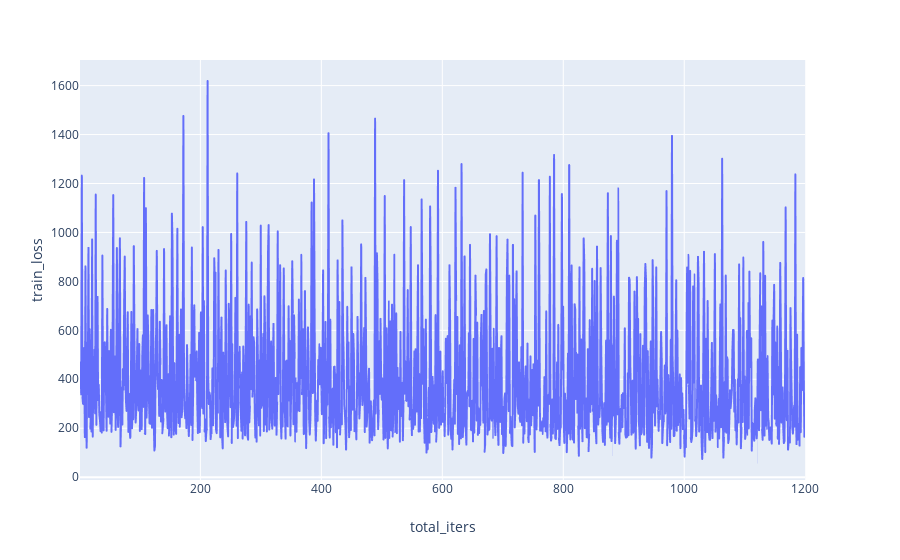

Notebook code cell kept with this figure:
### Code cell
fig = px.line(trainer.step_info, x='total_iters', y='train_loss')
fig.show()

### Figure 1 — Plotly figure (JSON) as saved in the notebook; plotly's stock layout.template omitted (floating-point values rounded to 4 significant figures; data arrays with more than 128 entries replaced by an {"elided": "..."} marker saying what was removed)
{"data": [{"hoverlabel": {"namelength": 0}, "hovertemplate": "total_iters=%{x}<br>train_loss=%{y}", "legendgroup": "", "line": {"color": "#636efa", "dash": "solid"}, "mode": "lines", "name": "", "showlegend": false, "type": "scattergl", "x": {"elided": "1200 int values"}, "xaxis": "x", "y": {"elided": "1200 float values"}, "yaxis": "y"}], "layout": {"autosize": true, "legend": {"tracegroupgap": 0}, "margin": {"t": 60}, "xaxis": {"anchor": "y", "autorange": true, "domain": [0, 0.98], "range": [1, 1200], "title": {"text": "total_iters"}, "type": "linear"}, "yaxis": {"anchor": "x", "autorange": true, "domain": [0, 1], "range": [-11.64, 1705.0], "title": {"text": "train_loss"}, "type": "linear"}}}
